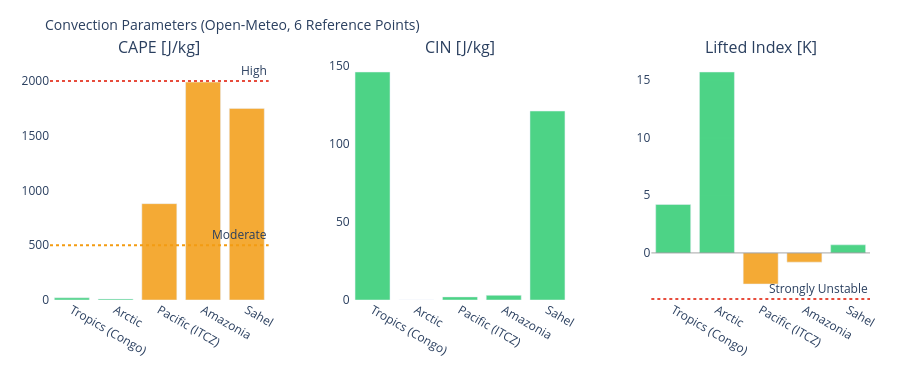

Source (notebook cell):
### Markdown cell above
---
## 3. Visualizations

### Code cell
# ============================================================
# CAPE / CIN / LIFTED INDEX – Convection potential
# ============================================================

if not df_atm.empty:
    fig = make_subplots(
        rows=1, cols=3,
        subplot_titles=['CAPE [J/kg]', 'CIN [J/kg]', 'Lifted Index [K]'],
        horizontal_spacing=0.1
    )
    pts = df_atm['point'].tolist()
    pt_colors = ['#E85D24','#185FA5','#888780','#378ADD','#639922','#F2A623']

    # CAPE – höher = mehr Gewitterpotential
    cape_vals = df_atm['cape'].fillna(0).tolist()
    cape_colors = ['#e74c3c' if v > 2000 else '#f39c12' if v > 500 else '#2ecc71'
                   for v in cape_vals]
    fig.add_trace(go.Bar(x=pts, y=cape_vals, marker_color=cape_colors,
                         opacity=0.85, showlegend=False), row=1, col=1)
    fig.add_hline(y=2000, line_dash='dot', line_color='#e74c3c',
                  annotation_text='High', row=1, col=1)
    fig.add_hline(y=500,  line_dash='dot', line_color='#f39c12',
                  annotation_text='Moderate', row=1, col=1)

    # CIN – negativer = stärker gedeckelt (weniger Auslöse)
    cin_vals = df_atm['cin'].fillna(0).tolist()
    cin_colors = ['#e74c3c' if v < -200 else '#f39c12' if v < -50 else '#2ecc71'
                  for v in cin_vals]
    fig.add_trace(go.Bar(x=pts, y=cin_vals, marker_color=cin_colors,
                         opacity=0.85, showlegend=False), row=1, col=2)

    # Lifted Index – negativ = instabil
    li_vals = df_atm['li'].fillna(0).tolist()
    li_colors = ['#e74c3c' if v < -4 else '#f39c12' if v < 0 else '#2ecc71'
                 for v in li_vals]
    fig.add_trace(go.Bar(x=pts, y=li_vals, marker_color=li_colors,
                         opacity=0.85, showlegend=False), row=1, col=3)
    fig.add_hline(y=0, line_color='gray', line_width=0.7, row=1, col=3)
    fig.add_hline(y=-4, line_dash='dot', line_color='#e74c3c',
                  annotation_text='Strongly Unstable', row=1, col=3)

    fig.update_layout(
        title=dict(text='Convection Parameters (Open-Meteo, 6 Reference Points)', font=dict(size=14)),
        height=380, plot_bgcolor='rgba(0,0,0,0)', paper_bgcolor='rgba(0,0,0,0)',
        margin=dict(l=50, r=30, t=60, b=80)
    )
    fig.update_xaxes(tickangle=30)
    fig.show()

### Figure 1 — Plotly figure (JSON) as saved in the notebook; plotly's stock layout.template omitted (floating-point values rounded to 4 significant figures)
{"data": [{"marker": {"color": ["#2ecc71", "#2ecc71", "#f39c12", "#f39c12", "#f39c12"]}, "opacity": 0.85, "showlegend": false, "type": "bar", "x": ["Tropics (Congo)", "Arctic", "Pacific (ITCZ)", "Amazonia", "Sahel"], "xaxis": "x", "y": [20.0, 10.0, 880.0, 1990.0, 1750.0], "yaxis": "y"}, {"marker": {"color": ["#2ecc71", "#2ecc71", "#2ecc71", "#2ecc71", "#2ecc71"]}, "opacity": 0.85, "showlegend": false, "type": "bar", "x": ["Tropics (Congo)", "Arctic", "Pacific (ITCZ)", "Amazonia", "Sahel"], "xaxis": "x2", "y": [146.0, 0.0, 2.0, 3.0, 121.0], "yaxis": "y2"}, {"marker": {"color": ["#2ecc71", "#2ecc71", "#f39c12", "#f39c12", "#2ecc71"]}, "opacity": 0.85, "showlegend": false, "type": "bar", "x": ["Tropics (Congo)", "Arctic", "Pacific (ITCZ)", "Amazonia", "Sahel"], "xaxis": "x3", "y": [4.2, 15.7, -2.7, -0.8, 0.7], "yaxis": "y3"}], "layout": {"annotations": [{"font": {"size": 16}, "showarrow": false, "text": "CAPE [J/kg]", "x": 0.1333, "xanchor": "center", "xref": "paper", "y": 1.0, "yanchor": "bottom", "yref": "paper"}, {"font": {"size": 16}, "showarrow": false, "text": "CIN [J/kg]", "x": 0.5, "xanchor": "center", "xref": "paper", "y": 1.0, "yanchor": "bottom", "yref": "paper"}, {"font": {"size": 16}, "showarrow": false, "text": "Lifted Index [K]", "x": 0.8667, "xanchor": "center", "xref": "paper", "y": 1.0, "yanchor": "bottom", "yref": "paper"}, {"showarrow": false, "text": "High", "x": 1, "xanchor": "right", "xref": "x domain", "y": 2000, "yanchor": "bottom", "yref": "y"}, {"showarrow": false, "text": "Moderate", "x": 1, "xanchor": "right", "xref": "x domain", "y": 500, "yanchor": "bottom", "yref": "y"}, {"showarrow": false, "text": "Strongly Unstable", "x": 1, "xanchor": "right", "xref": "x3 domain", "y": -4, "yanchor": "bottom", "yref": "y3"}], "height": 380, "margin": {"b": 80, "l": 50, "r": 30, "t": 60}, "paper_bgcolor": "rgba(0,0,0,0)", "plot_bgcolor": "rgba(0,0,0,0)", "shapes": [{"line": {"color": "#e74c3c", "dash": "dot"}, "type": "line", "x0": 0, "x1": 1, "xref": "x domain", "y0": 2000, "y1": 2000, "yref": "y"}, {"line": {"color": "#f39c12", "dash": "dot"}, "type": "line", "x0": 0, "x1": 1, "xref": "x domain", "y0": 500, "y1": 500, "yref": "y"}, {"line": {"color": "gray", "width": 0.7}, "type": "line", "x0": 0, "x1": 1, "xref": "x3 domain", "y0": 0, "y1": 0, "yref": "y3"}, {"line": {"color": "#e74c3c", "dash": "dot"}, "type": "line", "x0": 0, "x1": 1, "xref": "x3 domain", "y0": -4, "y1": -4, "yref": "y3"}], "title": {"font": {"size": 14}, "text": "Convection Parameters (Open-Meteo, 6 Reference Points)"}, "xaxis": {"anchor": "y", "domain": [0.0, 0.2667], "tickangle": 30}, "xaxis2": {"anchor": "y2", "domain": [0.3667, 0.6333], "tickangle": 30}, "xaxis3": {"anchor": "y3", "domain": [0.7333, 1.0], "tickangle": 30}, "yaxis": {"anchor": "x", "domain": [0.0, 1.0]}, "yaxis2": {"anchor": "x2", "domain": [0.0, 1.0]}, "yaxis3": {"anchor": "x3", "domain": [0.0, 1.0]}}}
